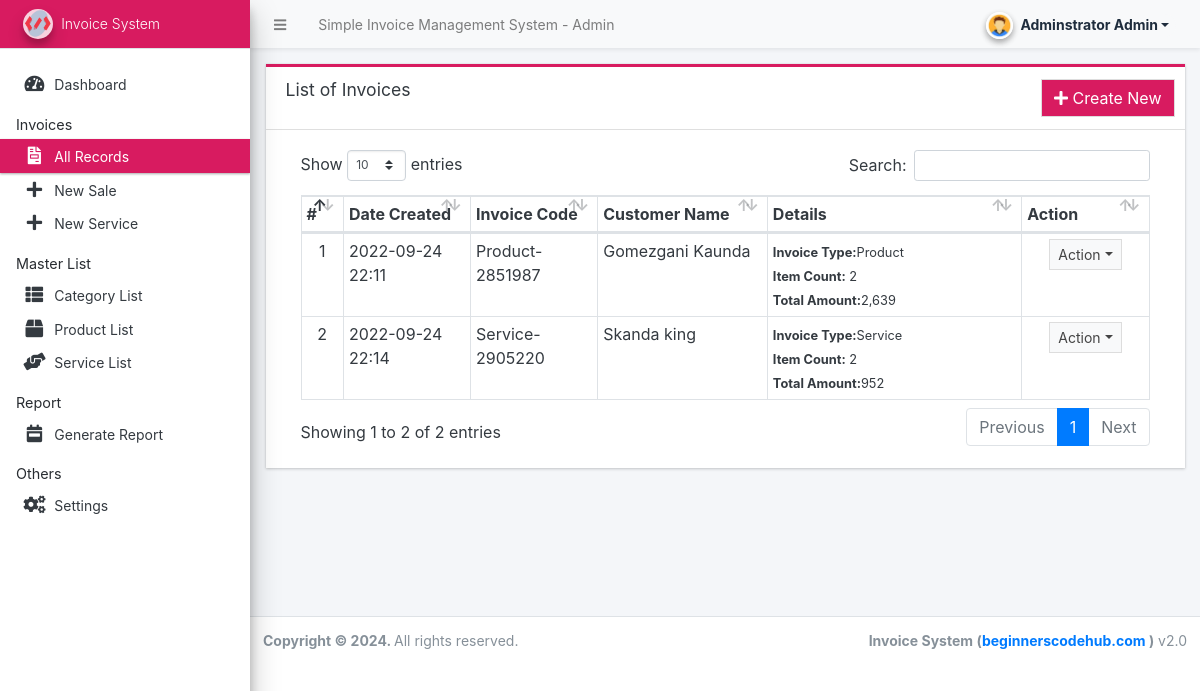
The app's page /admin/?page=invoice (signed in) with its own data.
### tables this page shows
CREATE TABLE `invoice_list` (
  `id` int(30) NOT NULL,
  `invoice_code` varchar(100) NOT NULL,
  `customer_name` text NOT NULL,
  `type` tinyint(1) DEFAULT NULL,
  `sub_total` float NOT NULL,
  `tax_rate` float NOT NULL,
  `total_amount` float NOT NULL,
  `remarks` text NOT NULL,
  `date_created` datetime NOT NULL DEFAULT current_timestamp(),
  `date_updated` datetime DEFAULT NULL ON UPDATE current_timestamp()
);

### admin/invoice/index.php (the view, shortened to what this page needs)
<div class="card card-outline rounded-0 card-maroon">
	<div class="card-header">
		<h3 class="card-title">List of Invoices</h3>
		<div class="card-tools">
			<a href="./?page=invoice/manage" class="btn btn-flat btn-default bg-maroon"><span class="fas fa-plus"></span>  Create New</a>
		</div>
	</div>
	<div class="card-body">
		<div class="container-fluid">
        <div class="container-fluid">
			<table class="table table-bordered table-stripped">
				<colgroup>
					<col width="5%">
					<col width="15%">
					<col width="15%">
					<col width="20%">
					<col width="30%">
					<col width="15%">
				</colgroup>
				<thead>
					<tr>
						<th>#</th>
						<th>Date Created</th>
						<th>Invoice Code</th>
						<th>Customer Name</th>
						<th>Details</th>
						<th>Action</th>
					</tr>
				</thead>
				<tbody>
					<?php
					$i = 1;
						$qry = $conn->query("SELECT * from `invoice_list`  order by date(date_created) desc ");
						while($row = $qry->fetch_assoc()):
                            $row['remarks'] = strip_tags(stripslashes(html_entity_decode($row['remarks'])));
							$items = $conn->query("SELECT * FROM invoices_items where invoice_id = {$row['id']} ")->num_rows;
					?>
						<tr>
							<td class="text-center"><?php echo $i++; ?></td>
							<td><?php echo date("Y-m-d H:i",strtotime($row['date_created'])) ?></td>
							<td><?php echo $row['invoice_code'] ?></td>
							<td><?php echo $row['customer_name'] ?></td>
							<td>
								<p class="m-0"><small><b>Invoice Type:</b><?php echo $row['type'] == 1 ? "Product":"Service" ?></small></p>
								<p class="m-0"><small><b>Item Count:</b> <?php echo number_format($items) ?></small></p>
								<p class="m-0"><small><b>Total Amount:</b><?php echo number_format($row['total_amount']) ?></small></p>
							</td>
							<td align="center">
								 <button type="button" class="btn btn-flat btn-default btn-sm dropdown-toggle dropdown-icon" data-toggle="dropdown">
				                  		Action
				                  </button>
							</td>
						</tr>
					<?php endwhile; ?>
				</tbody>
			</table>
		</div>
		</div>
	</div>
</div>

### records on screen
invoice_list: date_created "2022-09-24 22:11", invoice_code "Product-2851987", customer_name "Gomezgani Kaunda", type "Product", items "2", total_amount "2,639"
invoice_list: date_created "2022-09-24 22:14", invoice_code "Service-2905220", customer_name "Skanda king", type "Service", items "2", total_amount "952"

### other values on screen
$_settings->info('name') "Simple Invoice Management System"
$_settings->userdata('firstname').' '.$_settings->userdata('lastname') "Adminstrator Admin"
$_settings->info('short_name') "Invoice System"
